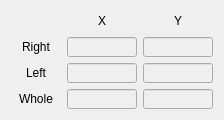
   <widget class="QWidget" name="gridLayoutWidget_14">
    <property name="geometry">
     <rect>
      <x>260</x>
      <y>350</y>
      <width>204</width>
      <height>101</height>
     </rect>
    </property>
    <property name="font">
     <font>
      <pointsize>9</pointsize>
     </font>
    </property>
    <layout class="QGridLayout" name="gridLayout_14">
     <item row="2" column="2">
      <widget class="QLineEdit" name="LE_ZMP_LY">
       <property name="enabled">
        <bool>false</bool>
       </property>
       <property name="minimumSize">
        <size>
         <width>70</width>
         <height>20</height>
        </size>
       </property>
       <property name="maximumSize">
        <size>
         <width>70</width>
         <height>20</height>
        </size>
       </property>
       <property name="font">
        <font>
         <pointsize>9</pointsize>
        </font>
       </property>
       <property name="alignment">
        <set>Qt::AlignRight|Qt::AlignTrailing|Qt::AlignVCenter</set>
       </property>
       <property name="readOnly">
        <bool>true</bool>
       </property>
      </widget>
     </item>
     <item row="2" column="1">
      <widget class="QLineEdit" name="LE_ZMP_LX">
       <property name="enabled">
        <bool>false</bool>
       </property>
       <property name="minimumSize">
        <size>
         <width>70</width>
         <height>20</height>
        </size>
       </property>
       <property name="maximumSize">
        <size>
         <width>70</width>
         <height>20</height>
        </size>
       </property>
       <property name="font">
        <font>
         <pointsize>9</pointsize>
        </font>
       </property>
       <property name="alignment">
        <set>Qt::AlignRight|Qt::AlignTrailing|Qt::AlignVCenter</set>
       </property>
       <property name="readOnly">
        <bool>true</bool>
       </property>
      </widget>
     </item>
     <item row="1" column="0">
      <widget class="QLabel" name="label_51">
       <property name="sizePolicy">
        <sizepolicy hsizetype="Fixed" vsizetype="Fixed">
         <horstretch>0</horstretch>
         <verstretch>0</verstretch>
        </sizepolicy>
       </property>
       <property name="minimumSize">
        <size>
         <width>50</width>
         <height>20</height>
        </size>
       </property>
       <property name="maximumSize">
        <size>
         <width>50</width>
         <height>20</height>
        </size>
       </property>
       <property name="font">
        <font>
         <pointsize>9</pointsize>
        </font>
       </property>
       <property name="text">
        <string>Right</string>
       </property>
       <property name="alignment">
        <set>Qt::AlignCenter</set>
       </property>
      </widget>
     </item>
     <item row="1" column="2">
      <widget class="QLineEdit" name="LE_ZMP_RY">
       <property name="enabled">
        <bool>false</bool>
       </property>
       <property name="minimumSize">
        <size>
         <width>70</width>
         <height>20</height>
        </size>
       </property>
       <property name="maximumSize">
        <size>
         <width>70</width>
         <height>20</height>
        </size>
       </property>
       <property name="font">
        <font>
         <pointsize>9</pointsize>
        </font>
       </property>
       <property name="alignment">
        <set>Qt::AlignRight|Qt::AlignTrailing|Qt::AlignVCenter</set>
       </property>
       <property name="readOnly">
        <bool>true</bool>
       </property>
      </widget>
     </item>
     <item row="0" column="1">
      <widget class="QLabel" name="label_50">
       <property name="minimumSize">
        <size>
         <width>70</width>
         <height>20</height>
        </size>
       </property>
       <property name="maximumSize">
        <size>
         <width>70</width>
         <height>20</height>
        </size>
       </property>
       <property name="font">
        <font>
         <pointsize>9</pointsize>
        </font>
       </property>
       <property name="text">
        <string>X</string>
       </property>
       <property name="alignment">
        <set>Qt::AlignCenter</set>
       </property>
      </widget>
     </item>
     <item row="0" column="2">
      <widget class="QLabel" name="label_56">
       <property name="minimumSize">
        <size>
         <width>70</width>
         <height>20</height>
        </size>
       </property>
       <property name="maximumSize">
        <size>
         <width>70</width>
         <height>20</height>
        </size>
       </property>
       <property name="font">
        <font>
         <pointsize>9</pointsize>
        </font>
       </property>
       <property name="text">
        <string>Y</string>
       </property>
       <property name="alignment">
        <set>Qt::AlignCenter</set>
       </property>
      </widget>
     </item>
     <item row="1" column="1">
      <widget class="QLineEdit" name="LE_ZMP_RX">
       <property name="enabled">
        <bool>false</bool>
       </property>
       <property name="minimumSize">
        <size>
         <width>70</width>
         <height>20</height>
        </size>
       </property>
       <property name="maximumSize">
        <size>
         <width>70</width>
         <height>20</height>
        </size>
       </property>
       <property name="font">
        <font>
         <pointsize>9</pointsize>
        </font>
       </property>
       <property name="alignment">
        <set>Qt::AlignRight|Qt::AlignTrailing|Qt::AlignVCenter</set>
       </property>
       <property name="readOnly">
        <bool>true</bool>
       </property>
      </widget>
     </item>
     <item row="2" column="0">
      <widget class="QLabel" name="label_57">
       <property name="sizePolicy">
        <sizepolicy hsizetype="Fixed" vsizetype="Fixed">
         <horstretch>0</horstretch>
         <verstretch>0</verstretch>
        </sizepolicy>
       </property>
       <property name="minimumSize">
        <size>
         <width>50</width>
         <height>20</height>
        </size>
       </property>
       <property name="maximumSize">
        <size>
         <width>50</width>
         <height>20</height>
        </size>
       </property>
       <property name="font">
        <font>
         <pointsize>9</pointsize>
        </font>
       </property>
       <property name="text">
        <string>Left</string>
       </property>
       <property name="alignment">
        <set>Qt::AlignCenter</set>
       </property>
      </widget>
     </item>
     <item row="3" column="1">
      <widget class="QLineEdit" name="LE_ZMP_WX">
       <property name="enabled">
        <bool>false</bool>
       </property>
       <property name="minimumSize">
        <size>
         <width>70</width>
         <height>20</height>
        </size>
       </property>
       <property name="maximumSize">
        <size>
         <width>70</width>
         <height>20</height>
        </size>
       </property>
       <property name="font">
        <font>
         <pointsize>9</pointsize>
        </font>
       </property>
       <property name="alignment">
        <set>Qt::AlignRight|Qt::AlignTrailing|Qt::AlignVCenter</set>
       </property>
       <property name="readOnly">
        <bool>true</bool>
       </property>
      </widget>
     </item>
     <item row="3" column="2">
      <widget class="QLineEdit" name="LE_ZMP_WY">
       <property name="enabled">
        <bool>false</bool>
       </property>
       <property name="minimumSize">
        <size>
         <width>70</width>
         <height>20</height>
        </size>
       </property>
       <property name="maximumSize">
        <size>
         <width>70</width>
         <height>20</height>
        </size>
       </property>
       <property name="font">
        <font>
         <pointsize>9</pointsize>
        </font>
       </property>
       <property name="alignment">
        <set>Qt::AlignRight|Qt::AlignTrailing|Qt::AlignVCenter</set>
       </property>
       <property name="readOnly">
        <bool>true</bool>
       </property>
      </widget>
     </item>
     <item row="3" column="0">
      <widget class="QLabel" name="label_58">
       <property name="sizePolicy">
        <sizepolicy hsizetype="Fixed" vsizetype="Fixed">
         <horstretch>0</horstretch>
         <verstretch>0</verstretch>
        </sizepolicy>
       </property>
       <property name="minimumSize">
        <size>
         <width>50</width>
         <height>20</height>
        </size>
       </property>
       <property name="maximumSize">
        <size>
         <width>50</width>
         <height>20</height>
        </size>
       </property>
       <property name="font">
        <font>
         <pointsize>9</pointsize>
        </font>
       </property>
       <property name="text">
        <string>Whole</string>
       </property>
       <property name="alignment">
        <set>Qt::AlignCenter</set>
       </property>
      </widget>
     </item>
    </layout>
   </widget>
